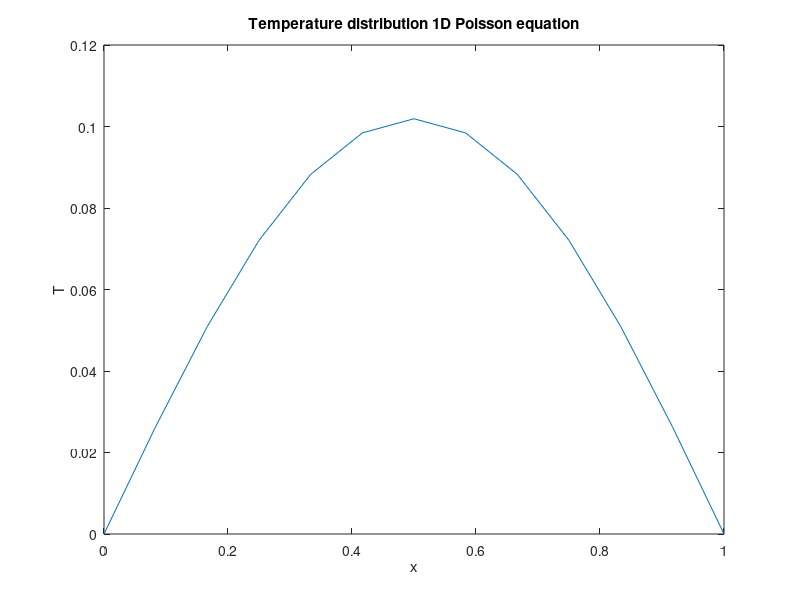

MATLAB code for this plot:
% 1D Poisson equation

%% set up linear system
L = 1;          % length of domain
N = 13;         % number of points
dx = 1/(N-1);   % spacial resolution
x = 0:dx:1;     % spacial arry

% initialization
A = zeros(N);
b = zeros(1,N);
%sol = zeros(N,1);
% building coefficient matrix

for i=2:N-1
   A(i,i-1) = -1/(dx*dx);
   A(i,i) = 2/(dx*dx);
   A(i,i+1) = -1/(dx*dx);  
end

A(1,1) = 1;
A(N,N) = 1;

b = sin(pi*x);
b(1) = 0;
b(end) = 0;


%% solution using matlab \ operator 
u = A\b';

figure(1)

plot(x, u)
title('Temperature distribution 1D Poisson equation')
xlabel('x')
ylabel('T')


% TODO: how to make color plot of 1D 
% figure(2)

%% assignment 1: parametric 

